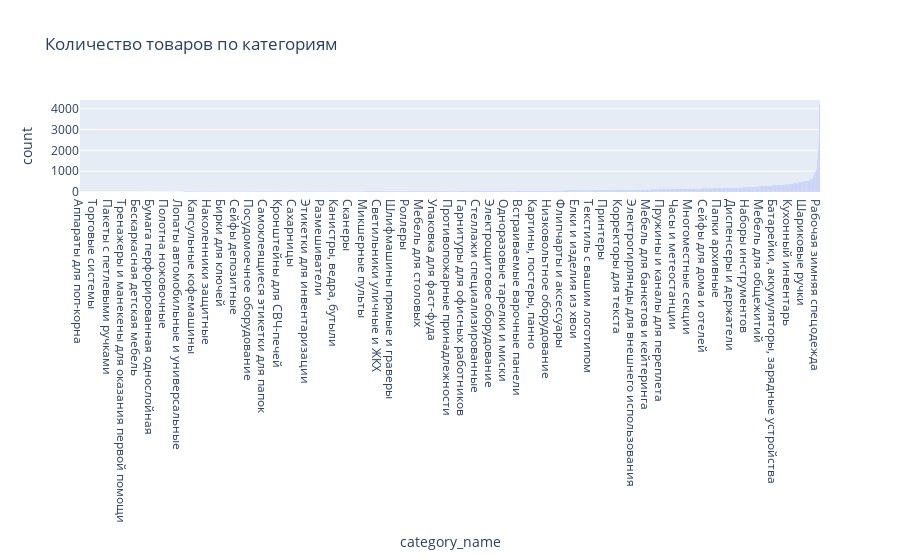

The cell this chart's notebook holds for it:
### Code cell
fig = px.bar(df, x="category_name", y="count", title="Количество товаров по категориям")

fig.show()

### Figure 1 — Plotly figure (JSON) as saved in the notebook; plotly's stock layout.template omitted (floating-point values rounded to 4 significant figures; data arrays with more than 128 entries replaced by an {"elided": "..."} marker saying what was removed)
{"data": [{"hovertemplate": "category_name=%{x}<br>count=%{y}<extra></extra>", "legendgroup": "", "marker": {"color": "#636efa", "pattern": {"shape": ""}}, "name": "", "orientation": "v", "showlegend": false, "textposition": "auto", "type": "bar", "x": {"elided": "1306 str values"}, "xaxis": "x", "y": {"elided": "1306 int values"}, "yaxis": "y"}], "layout": {"barmode": "relative", "legend": {"tracegroupgap": 0}, "title": {"text": "Количество товаров по категориям"}, "xaxis": {"anchor": "y", "domain": [0, 1], "title": {"text": "category_name"}}, "yaxis": {"anchor": "x", "domain": [0, 1], "title": {"text": "count"}}}}
